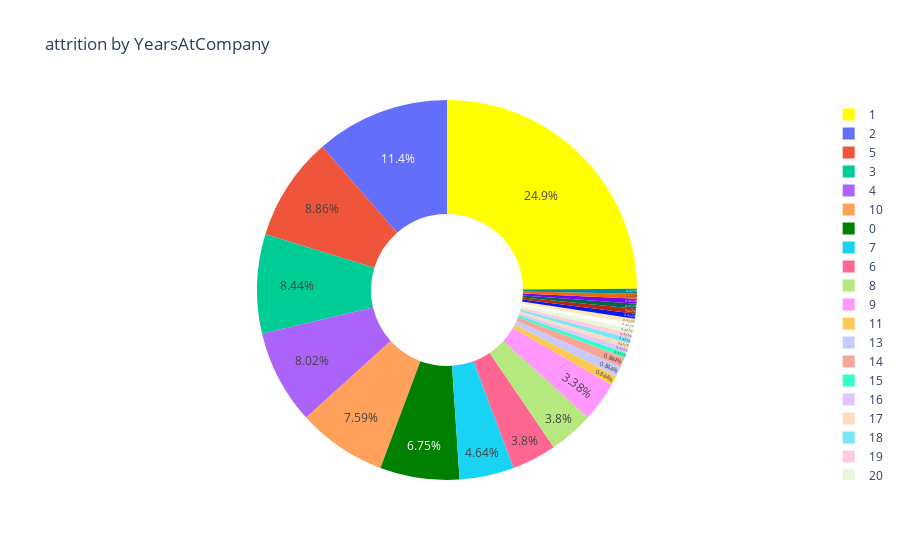

This figure's notebook cell:
### Code cell
fig = go.Figure(data = [go.Pie(
      labels = attrition_by['YearsAtCompany'],
      values= attrition_by['count'],
      hole = 0.4,
      marker = dict(colors = ['green','yellow']),
      textposition = 'inside'
)])

fig.update_layout(title = 'attrition by YearsAtCompany')
fig.show()

### Figure 1 — Plotly figure (JSON) as saved in the notebook; plotly's stock layout.template omitted (floating-point values rounded to 4 significant figures)
{"data": [{"hole": 0.4, "labels": [0, 1, 2, 3, 4, 5, 6, 7, 8, 9, 10, 11, 13, 14, 15, 16, 17, 18, 19, 20, 21, 22, 23, 24, 31, 32, 33, 40], "marker": {"colors": ["green", "yellow"]}, "textposition": "inside", "type": "pie", "values": [16, 59, 27, 20, 19, 21, 9, 11, 9, 8, 18, 2, 2, 2, 1, 1, 1, 1, 1, 1, 1, 1, 1, 1, 1, 1, 1, 1]}], "layout": {"title": {"text": "attrition by YearsAtCompany"}}}
